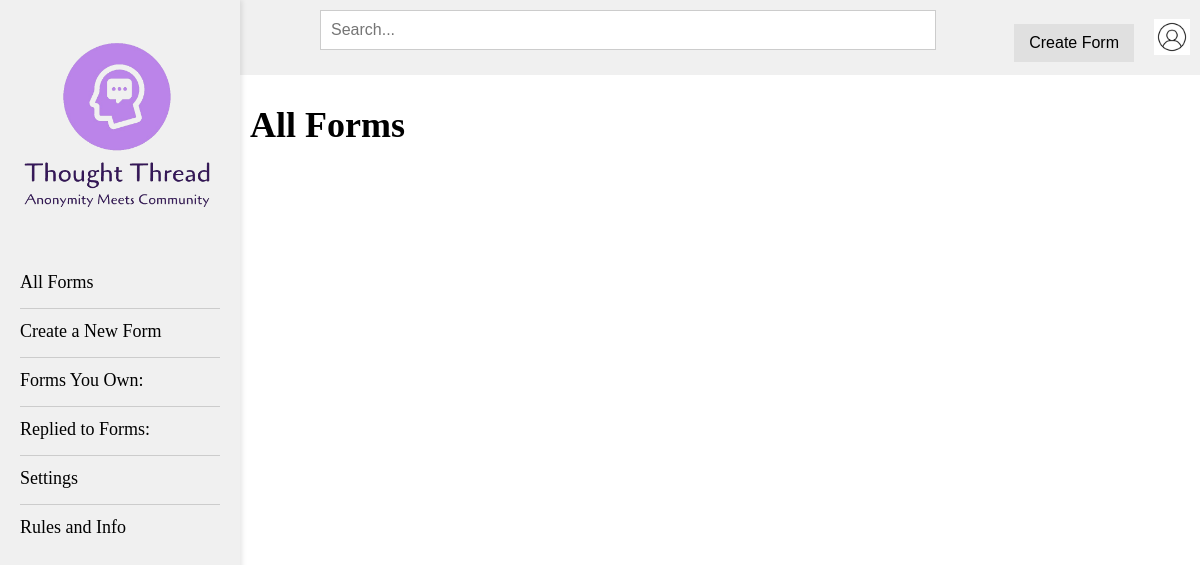
Page /submissions (signed in) on the earlier database version.
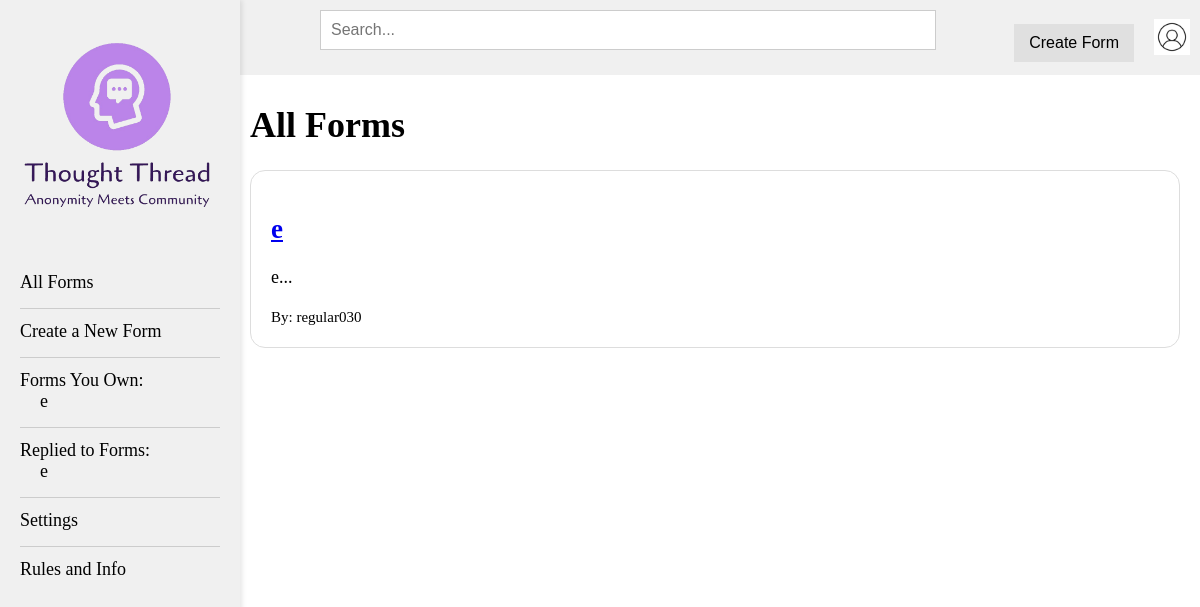
Same page on the later database version.
### app.py (models this page shows)
class Submission(db.Model):
    id = db.Column(db.Integer, primary_key=True)
    username = db.Column(db.String(150), nullable=False)
    title = db.Column(db.String(100), nullable=False)
    content = db.Column(db.Text, nullable=False)
    is_anonymous = db.Column(db.Boolean, default=False)

### app.py (the view)
@app.route('/submissions')
@login_required
def submissions():
    all_submissions = Submission.query.order_by(Submission.id.desc()).all()
    user_submissions = Submission.query.filter_by(username=session.get('username')).order_by(Submission.id.desc()).limit(5).all()
    user_replies = Reply.query.filter_by(username=session.get('username')).order_by(Reply.id.desc()).limit(5).all()
    replied_to_forms = [Submission.query.get(reply.submission_id) for reply in user_replies]
    return render_template('submissions.html', submissions=all_submissions, forms_you_own=user_submissions, replied_to_forms=replied_to_forms)

### app.py (called while the page is built)
def login_required(f):
    @wraps(f)
    def decorated_function(*args, **kwargs):
        if not session.get('logged_in'):
            flash('Please log in to access this page.')
            return redirect(url_for('login'))
        return f(*args, **kwargs)
    return decorated_function

@app.context_processor
def inject_forms():
    if 'user_id' in session:
        user_submissions = Submission.query.filter_by(username=session.get('username')).order_by(Submission.id.desc()).limit(5).all()
        user_replies = Reply.query.filter_by(username=session.get('username')).order_by(Reply.id.desc()).limit(5).all()
        replied_to_forms = [Submission.query.get(reply.submission_id) for reply in user_replies]
        return dict(forms_you_own=user_submissions, replied_to_forms=replied_to_forms)
    return dict(forms_you_own=[], replied_to_forms=[])

### templates/submissions.html (shortened to what this page needs)
{% extends 'base.html' %}
{% block content %}
    <h1>All Forms</h1>
    {% for submission in submissions %}
        <div class="box">
            <a href="{{ url_for('view_submission', submission_id=submission.id) }}"><h2>{{ submission.title }}</h2></a>
            <p>{{ submission.content[:100] }}...</p>
            <small>By: {{ 'Anonymous' if submission.is_anonymous else submission.username }}</small>
        </div>
    {% endfor %}
{% endblock %}

### templates/base.html (shortened to what this page needs)
<!DOCTYPE html>
<html lang="en">
<head>
</head>
<body>
    {% if not request.path.endswith('/login') %}
    <div class="sidebar">
        <img src="{{ url_for('static', filename='logo.png') }}" alt="Logo">
        <ul>
            <li><a href="{{ url_for('submissions') }}">All Forms</a></li>
            <div class="divider"></div>
            <li><a href="{{ url_for('create') }}">Create a New Form</a></li>
            <div class="divider"></div>
            <li class="subsection">
                <a href="#" class="subsection">Forms You Own:</a>
                <ul>
                    {% for form in forms_you_own %}
                        <li><a href="{{ url_for('view_submission', submission_id=form.id) }}">{{ form.title }}</a></li>
                    {% endfor %}
                </ul>
            </li>
            <div class="divider"></div>
            <li class="subsection">
                <a href="#" class="subsection-header">Replied to Forms:</a>
                <ul>
                    {% for form in replied_to_forms %}
                        <li><a href="{{ url_for('view_submission', submission_id=form.id) }}">{{ form.title }}</a></li>
                    {% endfor %}
                </ul>
            </li>
            <div class="divider"></div>
            <li><a href="#" onclick="showModal()">Settings</a></li>
            <div class="divider"></div>
            <li><a href="{{ url_for('about') }}">Rules and Info</a></li>
        </ul>
    </div>
    <div class="top-bar">
        <div class="search-bar">
            <input id="searchInput" type="text" placeholder="Search...">
        </div>
        <a href="{{ url_for('create') }}"><button>Create Form</button></a>
        <div class="icon">
            <img src="{{ url_for('static', filename='user.jpg') }}" alt="User Icon">
        </div>
    </div>
    {% endif %}
    <div class="content">
        {% block content %}{% endblock %}
    </div>
</body>
</html>

### templates/base.html (style rules this page uses)
body { font-size: 18px; background-color: #ffffff; color: #000000; margin: 0; padding: 0; }
.top-bar { width: calc(100% - 200px); display: flex; justify-content: space-between; align-items: center; padding: 10px 20px; background-color: #f0f0f0; position: fixed; left: 200px; top: 0; z-index: 10; }
.search-bar { flex-grow: 1; margin: 0 100px; }
.search-bar input { width: 100%; padding: 10px; font-size: 16px; background-color: #ffffff; color: #000000; border: 1px solid #cccccc; }
.top-bar button { padding: 10px 15px; font-size: 16px; cursor: pointer; background-color: #e0e0e0; color: #000000; border: none; margin-right: 20px; }
.icon img { width: 36px; height: 36px; border: none; cursor: pointer; margin-right: 30px; margin-top: 4px; }
.sidebar { position: fixed; top: 0; left: 0; width: 200px; height: 100vh; padding: 20px; font-size: 20px; background-color: #f0f0f0; box-shadow: 2px 0 5px rgba(0, 0, 0, 0.1); z-index: 11; display: flex; flex-direction: column; align-items: center; }
.sidebar img { width: 400px; margin-bottom: 10px; }
.sidebar ul { list-style-type: none; padding: 0; width: 100%; }
.sidebar li { margin-bottom: 15px; }
.sidebar a { text-decoration: none; color: inherit; font-size: 18px; }
.sidebar .subsection > a { cursor: default; }
.sidebar .subsection ul { padding-left: 20px; }
.sidebar .subsection ul li { font-size: 14px; margin-bottom: 10px; }
.sidebar .divider { border-bottom: 1px solid #cccccc; margin: 10px 0; }
.content { margin-left: 230px; margin-top: 60px; padding: 20px; width: calc(100% - 230px); box-sizing: border-box; background-color: #ffffff; color: #000000; }
.box { border-radius: 15px; border: 1px solid #ddd; padding: 20px; margin-bottom: 20px; transition: background-color 0.3s; background-color: #ffffff; color: #000000; }
input[type="text"], textarea { width: 100%; padding: 10px; margin-bottom: 15px; font-size: 16px; }
input[type="submit"], button { padding: 10px 15px; font-size: 16px; cursor: pointer; margin-top: 10px; }

Differences in the rows shown:
added Submission: title "e", content "e", is_anonymous+username "regular030"
